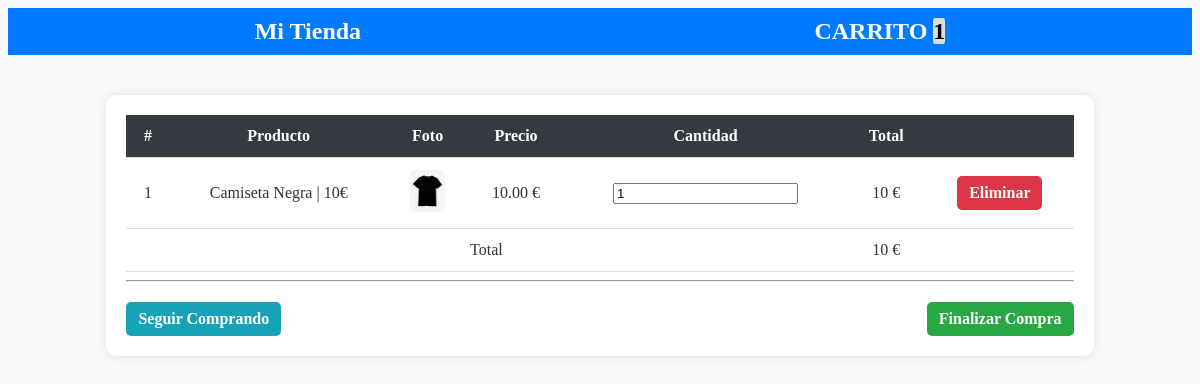
The page /carrito.php?id=1 on the database its author committed.
### tables this page shows
CREATE TABLE `productos` (
  `id` int(11) NOT NULL,
  `titulo` varchar(80) NOT NULL,
  `descripcion` varchar(300) NOT NULL,
  `foto` varchar(100) NOT NULL,
  `precio` decimal(10,2) NOT NULL,
  `categoria_id` int(10) NOT NULL,
  `fecha` date NOT NULL,
  `estado` int(11) NOT NULL DEFAULT '1'
);

### funciones.php (called while the page is built, shortened)
<?php
function calcularTotal() {
    $total = 0;
    if (isset($_SESSION['carrito'])) {
        foreach ($_SESSION['carrito'] as $indice => $value) {
            $total += $value['precio'] * $value['cantidad'];
        }
    }
    return $total;
}
function cantidadProducto() {
    $cantidad = 0;
    if (isset($_SESSION['carrito'])) {
        foreach ($_SESSION['carrito'] as $indice => $value) {
            $cantidad++;
        }
    }
    return $cantidad;
}

### src/Producto.php (called while the page is built, shortened)
<?php
class Producto{
    private $cn = null;
    public function __construct(){
        $this->config = parse_ini_file(__DIR__.'/../config.ini') ;
        $this->cn = new \PDO( $this->config['dns'], $this->config['usuario'], $this->config['clave'], array(
            \PDO::MYSQL_ATTR_INIT_COMMAND => 'SET NAMES utf8'
        ));
    }
    public function mostrarPorId($id){
        $sql = "SELECT * FROM `productos` WHERE `id`=:id ";
        $resultado = $this->cn->prepare($sql);
        $_array = array(
            ":id" =>  $id
        );
        if ($resultado->execute($_array))
            return $resultado->fetch();
        return false;
    }
}

### carrito.php (the view, shortened to what this page needs)
<?php
require 'funciones.php';
if(isset($_GET['id']) && is_numeric($_GET['id'])){
    $id = $_GET['id'];
    $producto = new Kawschool\Producto;
    $resultado = $producto->mostrarPorId($id);
}
?>
<!DOCTYPE html>
<html lang="en">
  <head>
    <link rel="stylesheet" href="assets/css/estilos.css">
  </head>
  <body>
    <nav>
        <ul>
            <li>
                <a href="index.php">Mi Tienda</a>
            </li>
            <li>
                <a href="carrito.php">CARRITO <span class="badge"><?php print cantidadProducto(); ?></span></a>
            </li>
        </ul>
    </nav>
    <div class="main">
            <table>
                  <thead>
                    <tr>
                      <th>#</th>
                      <th>Producto</th>
                      <th>Foto</th>
                      <th>Precio</th>
                      <th>Cantidad</th>
                      <th>Total</th>
                      <th></th>
                    </tr>
                  </thead>
                  <tbody>
                      <?php
                        if(isset($_SESSION['carrito']) && !empty($_SESSION['carrito'])){
                            $c=0;
                            foreach($_SESSION['carrito'] as $indice => $value){
                                $c++;
                                $total = $value['precio'] * $value['cantidad'];
                      ?>
                        <tr>
                            <form action="actualizar_carrito.php" method="post">
                                <td><?php print $c ?></td>
                                <td><?php print $value['titulo']  ?></td>
                                <td>
                                    <?php
                                        $foto = 'upload/'.$value['foto'];
                                        if(file_exists($foto)){
                                        ?>
                                        <img src="<?php print $foto; ?>" width="35">
                                    <?php }else{?>
                                        <img src="assets/imagenes/not-found.jpg" width="35">
                                    <?php }?>
                                </td>
                                <td><?php print $value['precio']  ?> €</td>
                                <td>
                                    <input type="text" name="cantidad" class="form-control u-size-100" value="<?php print $value['cantidad'] ?>">
                                </td>
                                <td>
                                    <?php print $total  ?> €
                                </td>
                                <td>
                                    <a href="eliminar_carrito.php?id=<?php print $value['id']  ?>" class="btn btn-danger btn-xs">Eliminar
                                    </a>
                                </td>
                            </form>
                        </tr>
                    <?php
                        }
                        }else{
                    ?>
                        <tr>
                            <td colspan="7">NO HAY PRODUCTOS EN EL CARRITO</td>
                        </tr>
                    <?php
                        }
                    ?>
                </tbody>
                <tfoot>
                        <tr>
                            <td colspan="5" class="text-right">Total</td>
                            <td><?php print calcularTotal(); ?> €</td>
                            <td></td>
                        </tr>
                </tfoot>
            </table>
            <hr>
            <?php
                if(isset($_SESSION['carrito']) && !empty($_SESSION['carrito'])){
            ?>
            <div class="finalizar">
                    <div class="">
                        <a href="index.php" class="btn btn-info">Seguir Comprando</a>
                    </div>
                    <div class="">
                        <a href="finalizar.php" class="btn btn-success">Finalizar Compra</a>
                    </div>
            </div>
            <?php
                }
            ?>
    </div>
  </body>
</html>

### assets/css/estilos.css (style rules this page uses)
body { background-color: #f8f9fa; color: #333; }
.badge { background-color: #dddddd; color:black; border-radius:15%; }
nav { display: flex; background-color: #007bff; border: none; padding: 10px 20px; }
nav ul { display: flex; justify-content: space-around; align-items: center; width: 100%; margin: 0; padding: 0; }
nav ul li { list-style: none; }
nav ul li a { font-size: 1.5rem; text-decoration: none; color: white; font-weight: bold; padding: 10px 15px; transition: color 0.3s ease-in-out; }
.main { width: 80%; margin: 40px auto; background-color: #ffffff; padding: 20px; box-shadow: 0px 0px 10px rgba(0, 0, 0, 0.1); border-radius: 10px; }
table { width: 100%; border-collapse: collapse; }
thead { background-color: #343a40; color: white; }
th, td { padding: 12px; text-align: center; border-bottom: 1px solid #ddd; }
.btn { padding: 8px 12px; border-radius: 5px; text-decoration: none; font-weight: bold; cursor: pointer; display: inline-block; }
.btn-success { background-color: #28a745; color: white; }
.btn-danger { background-color: #dc3545; color: white; }
.btn-info { background-color: #17a2b8; color: white; }
img { border-radius: 5px; }
.finalizar { display: flex; justify-content: space-between; margin-top: 20px; }

### rows shown on the page
productos: titulo "Camiseta Negra | 10€", foto (picture), precio "10.00", cantidad "1", precio "10"

### other values the page prints
cantidadProducto() "1"
calcularTotal() "10"
